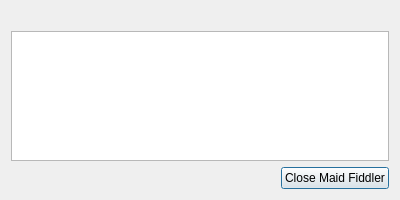
<?xml version="1.0" encoding="UTF-8"?>
<ui version="4.0">
 <class>Dialog</class>
 <widget class="QDialog" name="Dialog">
  <property name="windowModality">
   <enum>Qt::ApplicationModal</enum>
  </property>
  <property name="geometry">
   <rect>
    <x>0</x>
    <y>0</y>
    <width>400</width>
    <height>200</height>
   </rect>
  </property>
  <property name="sizePolicy">
   <sizepolicy hsizetype="Preferred" vsizetype="Expanding">
    <horstretch>0</horstretch>
    <verstretch>0</verstretch>
   </sizepolicy>
  </property>
  <property name="minimumSize">
   <size>
    <width>400</width>
    <height>200</height>
   </size>
  </property>
  <property name="contextMenuPolicy">
   <enum>Qt::NoContextMenu</enum>
  </property>
  <property name="windowTitle">
   <string>Dialog</string>
  </property>
  <property name="modal">
   <bool>true</bool>
  </property>
  <layout class="QVBoxLayout" name="verticalLayout">
   <item>
    <layout class="QHBoxLayout" name="horizontalLayout_3">
     <property name="sizeConstraint">
      <enum>QLayout::SetMinimumSize</enum>
     </property>
     <property name="leftMargin">
      <number>0</number>
     </property>
     <property name="topMargin">
      <number>0</number>
     </property>
     <item>
      <widget class="QLabel" name="icon_label">
       <property name="sizePolicy">
        <sizepolicy hsizetype="Minimum" vsizetype="Minimum">
         <horstretch>0</horstretch>
         <verstretch>0</verstretch>
        </sizepolicy>
       </property>
       <property name="text">
        <string/>
       </property>
      </widget>
     </item>
     <item>
      <widget class="QLabel" name="description_label">
       <property name="sizePolicy">
        <sizepolicy hsizetype="Expanding" vsizetype="Minimum">
         <horstretch>0</horstretch>
         <verstretch>0</verstretch>
        </sizepolicy>
       </property>
       <property name="whatsThis">
        <string>error_dialog.info</string>
       </property>
       <property name="text">
        <string/>
       </property>
      </widget>
     </item>
    </layout>
   </item>
   <item>
    <widget class="QPlainTextEdit" name="error_text">
     <property name="enabled">
      <bool>true</bool>
     </property>
     <property name="sizePolicy">
      <sizepolicy hsizetype="Expanding" vsizetype="Maximum">
       <horstretch>0</horstretch>
       <verstretch>0</verstretch>
      </sizepolicy>
     </property>
     <property name="undoRedoEnabled">
      <bool>false</bool>
     </property>
     <property name="readOnly">
      <bool>true</bool>
     </property>
    </widget>
   </item>
   <item>
    <spacer name="verticalSpacer">
     <property name="orientation">
      <enum>Qt::Vertical</enum>
     </property>
     <property name="sizeHint" stdset="0">
      <size>
       <width>20</width>
       <height>40</height>
      </size>
     </property>
    </spacer>
   </item>
   <item>
    <layout class="QHBoxLayout" name="horizontalLayout">
     <property name="sizeConstraint">
      <enum>QLayout::SetMinimumSize</enum>
     </property>
     <item>
      <spacer name="horizontalSpacer">
       <property name="orientation">
        <enum>Qt::Horizontal</enum>
       </property>
       <property name="sizeType">
        <enum>QSizePolicy::Expanding</enum>
       </property>
       <property name="sizeHint" stdset="0">
        <size>
         <width>40</width>
         <height>20</height>
        </size>
       </property>
      </spacer>
     </item>
     <item>
      <widget class="QPushButton" name="close_button">
       <property name="sizePolicy">
        <sizepolicy hsizetype="Minimum" vsizetype="Minimum">
         <horstretch>0</horstretch>
         <verstretch>0</verstretch>
        </sizepolicy>
       </property>
       <property name="whatsThis">
        <string>connect_dialog.close</string>
       </property>
       <property name="text">
        <string>Close Maid Fiddler</string>
       </property>
      </widget>
     </item>
    </layout>
   </item>
  </layout>
 </widget>
 <resources/>
 <connections/>
</ui>
